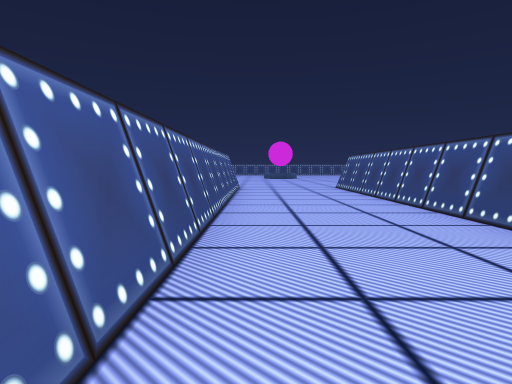
view 1 (above)

17 first-person views from a walk through a 3-D level made in the Unity game engine. The camera is 1.2 m above the floor, tilts 4° down and sees 75° across. The floor is counted in squares, 2 m on a side. Each view is taken from the middle of a square. On the plan, view 1 faces up. The plan holds only what a view shows up to about 10 squares ahead; the rest is blank. The place goes on beyond the plan. The player character is not drawn.

view 2
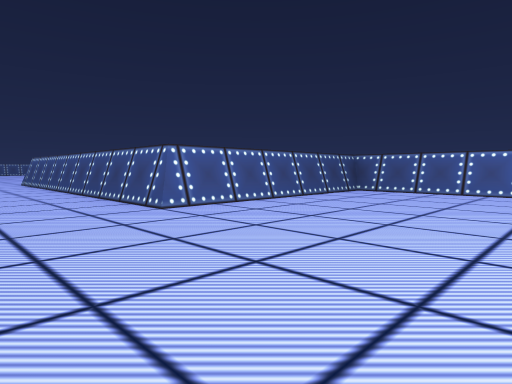

view 3
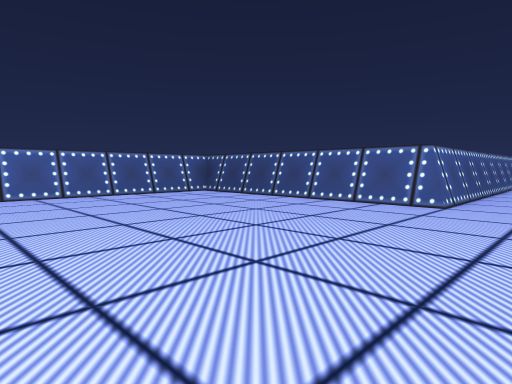

view 4
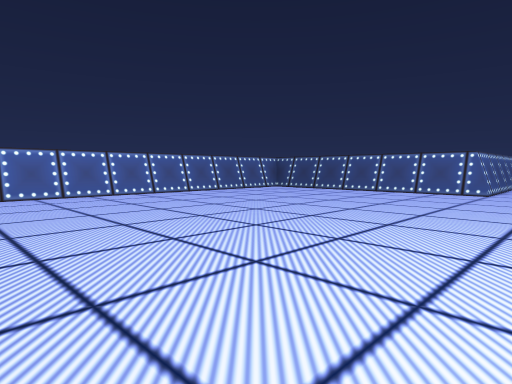

view 5
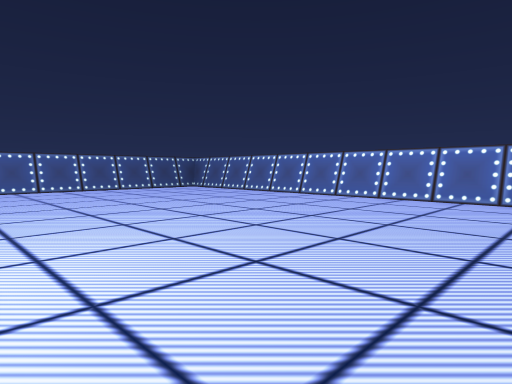

view 6
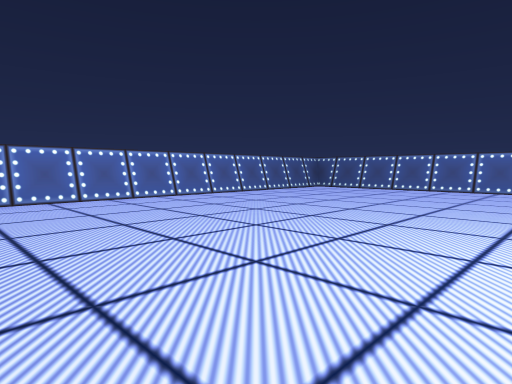

view 7
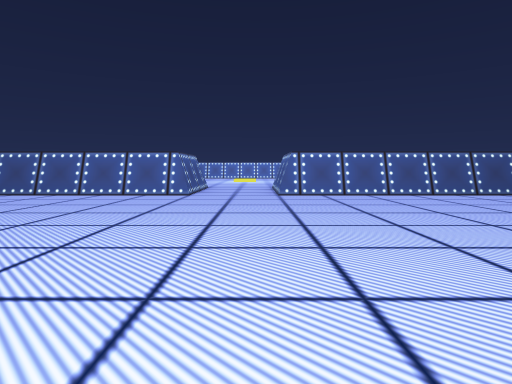

view 8
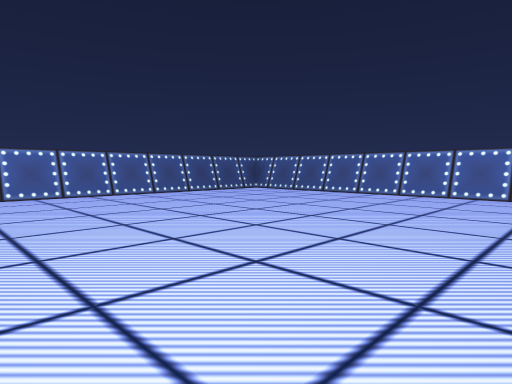

view 9
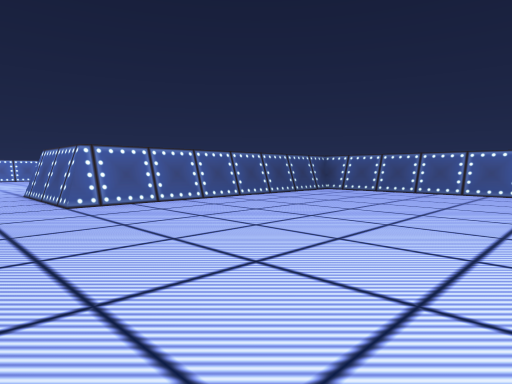

view 10
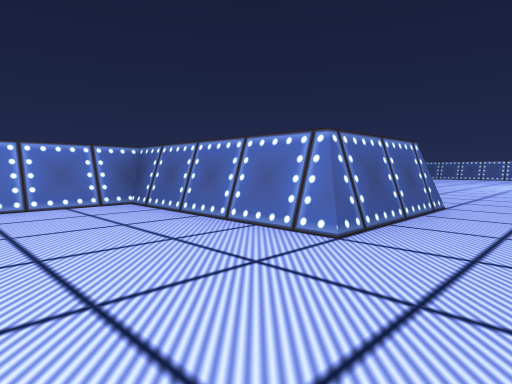

view 11
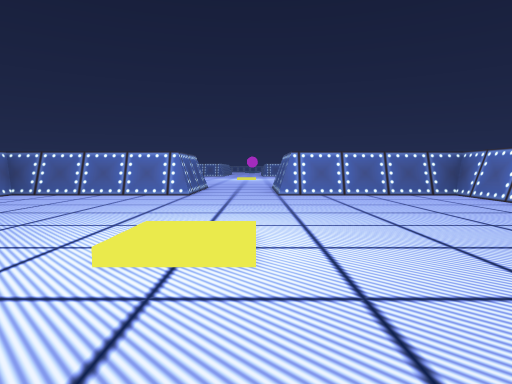

view 12
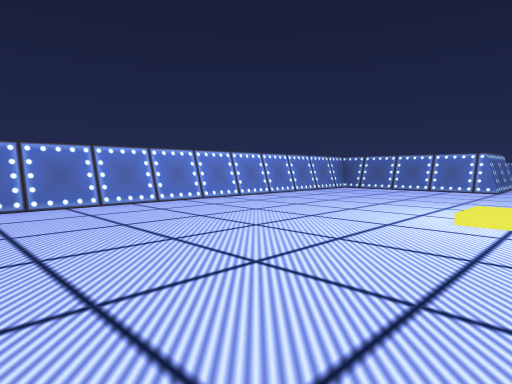

view 13
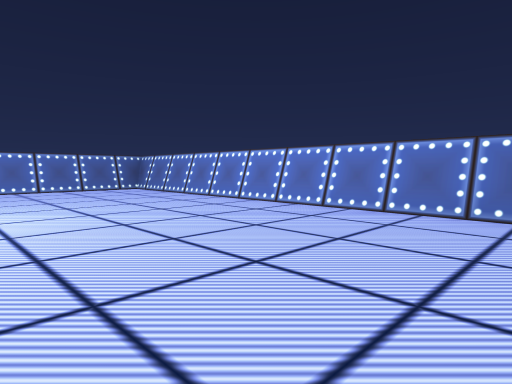

view 14
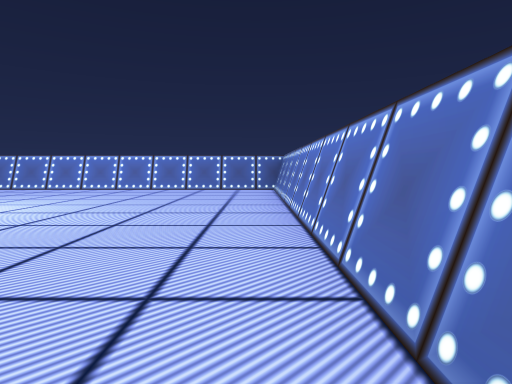

view 15
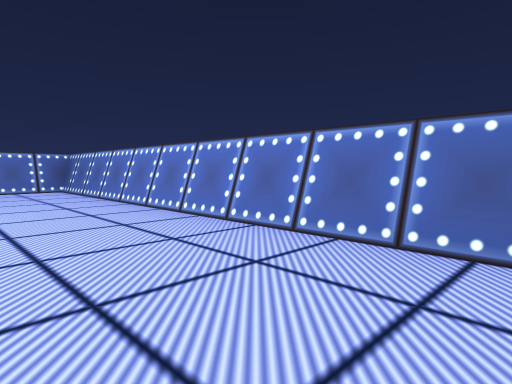

view 16
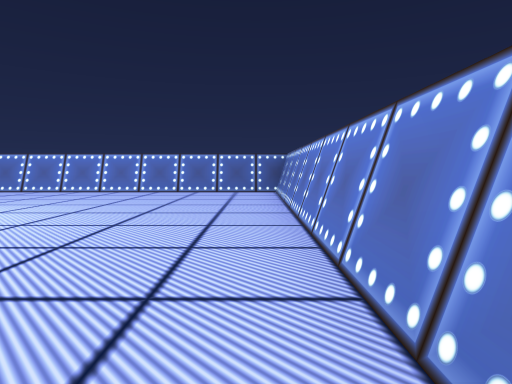

view 17
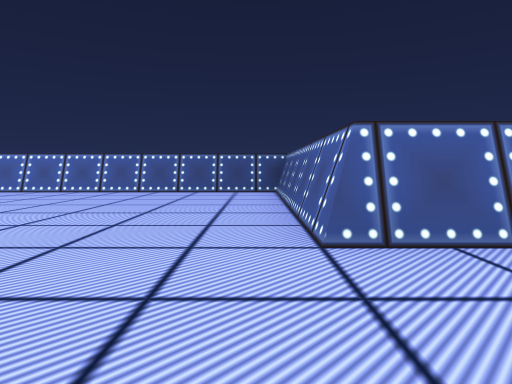

### Floor plan
Points are (right, up) in squares from view 1. A wall is a line through its corners. A room is listed if a view was taken in it or the views show most of it. See-through windows are left out.
Room 1 (views 1, 2, 3, 4, 5, 6, 7, 8, 9, 17)
walls: (2.6, 0.7) (2.6, 8.5); (2.8, -14.6) (8.8, -14.6) (8.8, 0.7) (2.8, 0.7) (2.8, 2.3); (2.8, -14.8) (6.4, -14.8); (2.8, 3.4) (2.8, 7.6); (8.6, -14.6) (8.6, 0.7); (-0.6, 8.5) (-0.6, 0.7) (-6.6, 0.7) (-6.6, -14.6) (0.4, -14.6)
ways out: opening at (1.5, -14) to room 2
Room 2 (views 10, 11, 12, 13, 14, 15, 16)
walls: (-3.8, -20) (-3.8, -23.4); (2.8, -16.1) (2.8, -14.8); (6.8, -18.7) (6.8, -17.3) (2.6, -17.3) (2.6, -14.8); (-3.6, -17.1) (-3.6, -27.8); (0.4, -14.6) (0.4, -17.3) (-3.9, -17.3); (-3.9, -27.6) (6.8, -27.6) (6.8, -19.4); (6.6, -27.9) (6.6, -17.2)
ways out: opening at (1.5, -14) to room 1

Where each view was taken, in squares from view 1:
view 1: 0 up, 0 right, facing up
view 2: 4 down, 0 right, facing up-right
view 3: 5 down, 1 right, facing up-left
view 4: 8 down, 1 right, facing up-left
view 5: 9 down, 2 right, facing up-right
view 6: 5 down, 2 right, facing down-right
view 7: 7 down, 1 right, facing down
view 8: 7 down, 1 right, facing down-left
view 9: 9 down, 2 right, facing down-left
view 10: 20 down, 2 right, facing up-left
view 11: 25 down, 2 right, facing up
view 12: 27 down, 2 right, facing up-left
view 13: 27 down, 2 right, facing up-right
view 14: 27 down, 3 left, facing right
view 15: 25 down, 3 left, facing down-right
view 16: 19 down, 3 left, facing down
view 17: 14 down, 0 right, facing right
